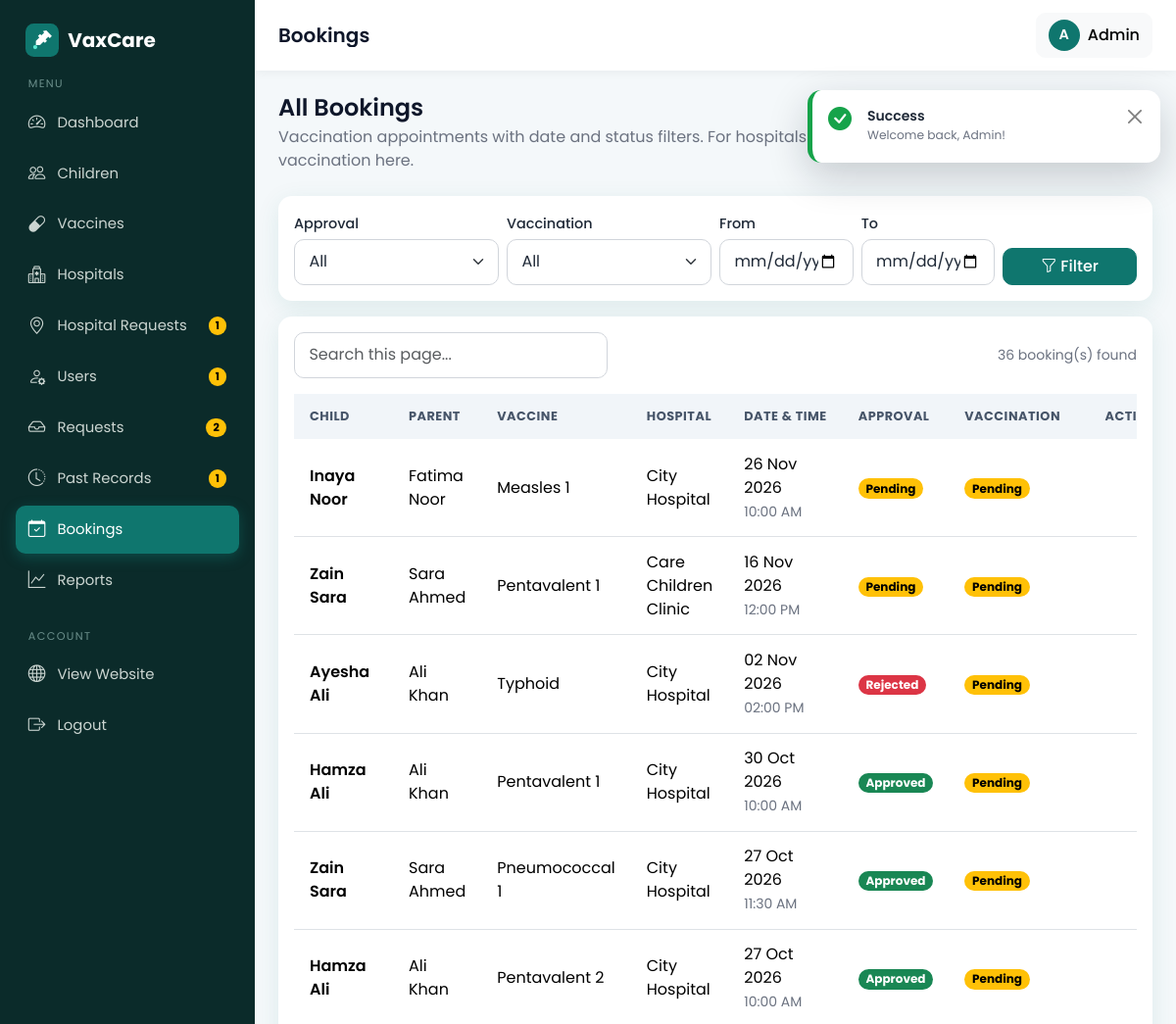
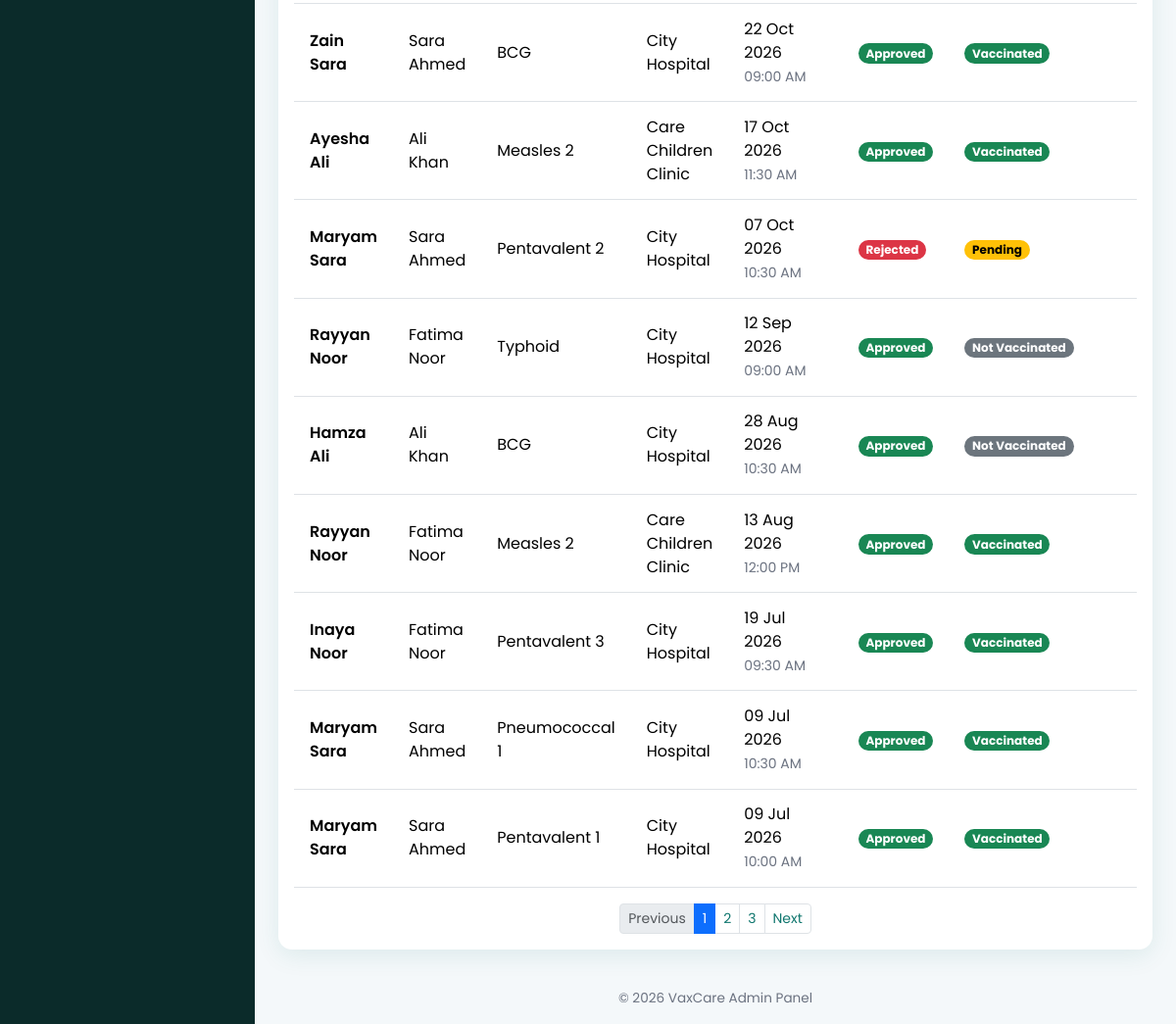
The app's page /admin/bookings.php (signed in) with its own data (2 pictures, top to bottom).
### tables this page shows
CREATE TABLE bookings (
  id INT AUTO_INCREMENT PRIMARY KEY,
  child_id INT NOT NULL,
  parent_id INT NOT NULL,
  hospital_id INT NOT NULL,
  vaccine_id INT NOT NULL,
  appointment_date DATE NOT NULL,
  appointment_time TIME NOT NULL,
  approval_status ENUM('pending','approved','rejected') NOT NULL DEFAULT 'pending',
  vaccination_status ENUM('pending','vaccinated','not_vaccinated') NOT NULL DEFAULT 'pending',
  created_at TIMESTAMP DEFAULT CURRENT_TIMESTAMP,
  FOREIGN KEY (child_id)    REFERENCES children(id)  ON DELETE CASCADE,
  FOREIGN KEY (parent_id)   REFERENCES users(id)     ON DELETE CASCADE,
  FOREIGN KEY (hospital_id) REFERENCES hospitals(id) ON DELETE CASCADE,
  FOREIGN KEY (vaccine_id)  REFERENCES vaccines(id)  ON DELETE CASCADE
);

CREATE TABLE children (
  id INT AUTO_INCREMENT PRIMARY KEY,
  parent_id INT NOT NULL,
  name VARCHAR(100) NOT NULL,
  dob DATE NOT NULL,
  gender ENUM('male','female') NOT NULL,
  blood_group VARCHAR(5),
  created_at TIMESTAMP DEFAULT CURRENT_TIMESTAMP,
  FOREIGN KEY (parent_id) REFERENCES users(id) ON DELETE CASCADE
);

CREATE TABLE users (
  id INT AUTO_INCREMENT PRIMARY KEY,
  name VARCHAR(100) NOT NULL,
  email VARCHAR(120) NOT NULL UNIQUE,
  password VARCHAR(255) NOT NULL,           
  phone VARCHAR(20),
  role ENUM('admin','parent','hospital') NOT NULL,
  status ENUM('active','pending','disabled') NOT NULL DEFAULT 'active',   
  failed_logins INT NOT NULL DEFAULT 0,                                   
  locked_until DATETIME NULL,                                             
  city VARCHAR(80) NULL,                                                  
  address VARCHAR(255) NULL,                                              
  created_at TIMESTAMP DEFAULT CURRENT_TIMESTAMP
);

CREATE TABLE vaccines (
  id INT AUTO_INCREMENT PRIMARY KEY,
  vaccine_name VARCHAR(120) NOT NULL,
  description VARCHAR(255),
  recommended_age VARCHAR(50),               
  recommended_age_days INT NOT NULL DEFAULT 0,
  availability ENUM('available','unavailable') NOT NULL DEFAULT 'available'
);

CREATE TABLE hospitals (
  id INT AUTO_INCREMENT PRIMARY KEY,
  user_id INT NULL,                          
  hospital_name VARCHAR(150) NOT NULL,
  address VARCHAR(255) NOT NULL,
  location VARCHAR(100) NOT NULL,            
  phone VARCHAR(20),
  license_no VARCHAR(60) NULL,                       
  created_at TIMESTAMP DEFAULT CURRENT_TIMESTAMP,
  FOREIGN KEY (user_id) REFERENCES users(id) ON DELETE SET NULL
);

### admin/bookings.php (the view, shortened to what this page needs)
<?php
require_once __DIR__ . '/../config/db.php';
$approval    = $_GET['approval'] ?? '';
$vaccination = $_GET['vaccination'] ?? '';
$from        = $_GET['from'] ?? '';
$to          = $_GET['to'] ?? '';
$where  = [];
$params = [];
if (in_array($approval, ['pending', 'approved', 'rejected'], true)) {
    $where[]  = 'b.approval_status = ?';
    $params[] = $approval;
} else {
    $approval = '';
}
if (in_array($vaccination, ['pending', 'vaccinated', 'not_vaccinated'], true)) {
    $where[]  = 'b.vaccination_status = ?';
    $params[] = $vaccination;
} else {
    $vaccination = '';
}
if (is_valid_date($from)) {
    $where[]  = 'b.appointment_date >= ?';
    $params[] = $from;
} else {
    $from = '';
}
if (is_valid_date($to)) {
    $where[]  = 'b.appointment_date <= ?';
    $params[] = $to;
} else {
    $to = '';
}
$sql = "SELECT b.id, b.appointment_date, b.appointment_time, b.approval_status, b.vaccination_status,
               c.name AS child_name, u.name AS parent_name,
               v.vaccine_name, h.hospital_name, h.user_id AS hospital_user
        FROM bookings b
        JOIN children  c ON c.id = b.child_id
        JOIN users     u ON u.id = b.parent_id
        JOIN vaccines  v ON v.id = b.vaccine_id
        JOIN hospitals h ON h.id = b.hospital_id"
     . ($where ? ' WHERE ' . implode(' AND ', $where) : '')
     . ' ORDER BY b.appointment_date DESC, b.id DESC';
$stmt = $pdo->prepare('SELECT COUNT(*) FROM bookings b' . ($where ? ' WHERE ' . implode(' AND ', $where) : ''));
$stmt->execute($params);
$p = paginate((int)$stmt->fetchColumn(), 15, $_GET['page'] ?? 1);
$stmt = $pdo->prepare($sql . ' LIMIT ' . (int)$p['per_page'] . ' OFFSET ' . (int)$p['offset']);
$stmt->execute($params);
$bookings = $stmt->fetchAll();
require_once __DIR__ . '/../includes/admin_header.php';
?>
<div class="mb-4">
  <h4 class="mb-1">All Bookings</h4>
  <p class="text-muted mb-0">Vaccination appointments with date and status filters. For hospitals without their own login, you can record the vaccination here.</p>
</div>
<div class="card mb-3">
  <div class="card-body">
    <form method="get" class="row g-2 align-items-end">
      <div class="col-6 col-lg-3">
        <label for="approval" class="form-label small mb-1">Approval</label>
        <select class="form-select" id="approval" name="approval">
          <option value="">All</option>
        </select>
      </div>
      <div class="col-6 col-lg-3">
        <label for="vaccination" class="form-label small mb-1">Vaccination</label>
        <select class="form-select" id="vaccination" name="vaccination">
          <option value="">All</option>
        </select>
      </div>
      <div class="col-6 col-lg-2">
        <label for="from" class="form-label small mb-1">From</label>
        <input type="date" class="form-control" id="from" name="from" value="<?= e($from) ?>">
      </div>
      <div class="col-6 col-lg-2">
        <label for="to" class="form-label small mb-1">To</label>
        <input type="date" class="form-control" id="to" name="to" value="<?= e($to) ?>">
      </div>
      <div class="col-12 col-lg-2 d-flex gap-2">
        <button type="submit" class="btn btn-primary flex-fill"><i class="bi bi-funnel me-1"></i>Filter</button>
      </div>
    </form>
  </div>
</div>
<div class="card">
  <div class="card-body">
    <div class="d-flex flex-wrap justify-content-between align-items-center gap-2 mb-3">
      <input type="search" class="form-control" style="max-width: 320px;"
             placeholder="Search this page..." data-table-search="#bookingsTable">
      <span class="text-muted small"><?= (int)$p['total'] ?> booking(s) found</span>
    </div>
    <div class="table-responsive">
      <table class="table table-hover table-stack mb-0" id="bookingsTable">
        <thead>
          <tr>
            <th>Child</th><th>Parent</th><th>Vaccine</th><th>Hospital</th>
            <th>Date &amp; Time</th><th>Approval</th><th>Vaccination</th><th class="text-end">Action</th>
          </tr>
        </thead>
        <tbody>
          <?php foreach ($bookings as $b): ?>
            <tr>
              <td data-label="Child" class="fw-semibold"><?= e($b['child_name']) ?></td>
              <td data-label="Parent"><?= e($b['parent_name']) ?></td>
              <td data-label="Vaccine"><?= e($b['vaccine_name']) ?></td>
              <td data-label="Hospital"><?= e($b['hospital_name']) ?></td>
              <td data-label="Date &amp; Time">
                <div><?= format_date($b['appointment_date']) ?></div>
                <small class="text-muted"><?= date('h:i A', strtotime($b['appointment_time'])) ?></small>
              </td>
              <td data-label="Approval"><?= status_badge($b['approval_status']) ?></td>
              <td data-label="Vaccination"><?= status_badge($b['vaccination_status']) ?></td>
              <?php
                $adminCanRecord = $b['approval_status'] === 'approved' && $b['vaccination_status'] === 'pending'
                               && $b['hospital_user'] === null && $b['appointment_date'] <= date('Y-m-d');
              ?>
              <?php if ($adminCanRecord): ?>
                <td class="text-end text-nowrap">
                  <?php foreach (['vaccinated' => ['success', 'bi-check-lg', 'Vaccinated', ''],
                                  'not_vaccinated' => ['outline-danger', 'bi-x-lg', 'Not vaccinated', 'data-confirm="Mark as NOT vaccinated?"']] as $act => [$btn, $icon, $label, $confirm]): ?>
                    <form method="post" action="<?= BASE_URL ?>/admin/booking_status.php" class="d-inline">
                      <?= csrf_field() ?>
                      <input type="hidden" name="id" value="<?= (int)$b['id'] ?>">
                      <input type="hidden" name="action" value="<?= $act ?>">
                      <input type="hidden" name="qs" value="<?= e($_SERVER['QUERY_STRING'] ?? '') ?>">
                      <button type="submit" class="btn btn-sm btn-<?= $btn ?>" <?= $confirm ?>><i class="bi <?= $icon ?>"></i> <?= $label ?></button>
                    </form>
                  <?php endforeach; ?>
                </td>
              <?php else: ?>
                <td class="text-end"></td>
              <?php endif; ?>
            </tr>
          <?php endforeach; ?>
        </tbody>
      </table>
    </div>
    <?= pagination_html($p, array_filter(['approval' => $approval, 'vaccination' => $vaccination, 'from' => $from, 'to' => $to], fn($v) => $v !== '')) ?>
  </div>
</div>
<?php require_once __DIR__ . '/../includes/admin_footer.php'; ?>

### includes/functions.php (shortened to what this page needs)
<?php
function e($text)
{
    return htmlspecialchars((string)$text, ENT_QUOTES, 'UTF-8');
}
function format_date($date)
{
    return $date ? date('d M Y', strtotime($date)) : '-';
}
function status_badge($status)
{
    $map = [
        'pending'        => ['warning', 'Pending'],
        'approved'       => ['success', 'Approved'],
        'rejected'       => ['danger',  'Rejected'],
        'vaccinated'     => ['success', 'Vaccinated'],
        'not_vaccinated' => ['secondary', 'Not Vaccinated'],
        'available'      => ['success', 'Available'],
        'unavailable'    => ['danger',  'Unavailable'],
        'active'         => ['success', 'Active'],
        'disabled'       => ['danger',  'Disabled'],
        'verified'       => ['success', 'Verified'],
    ];
    [$color, $label] = $map[$status] ?? ['secondary', ucfirst($status)];
    return '<span class="badge rounded-pill text-bg-' . $color . '">' . $label . '</span>';
}
function asset($path)
{
    $path = ltrim($path, '/');
    $file = __DIR__ . '/../assets/' . $path;
    $version = file_exists($file) ? filemtime($file) : time();
    return BASE_URL . '/assets/' . $path . '?v=' . $version;
}
function is_valid_date($date)
{
    $d = DateTime::createFromFormat('Y-m-d', (string)$date);
    return $d && $d->format('Y-m-d') === $date;
}
function vendor($local, $cdn)
{
    $file = __DIR__ . '/../assets/vendor/' . $local;
    return is_file($file) ? BASE_URL . '/assets/vendor/' . $local : $cdn;
}
function head_assets()
{
    echo '<link href="' . vendor('bootstrap/bootstrap.min.css', 'https://cdn.jsdelivr.net/npm/bootstrap@5.3.3/dist/css/bootstrap.min.css') . '" rel="stylesheet">' . "\n  ";
    echo '<link href="' . vendor('bootstrap-icons/bootstrap-icons.css', 'https://cdn.jsdelivr.net/npm/bootstrap-icons@1.11.3/font/bootstrap-icons.css') . '" rel="stylesheet">' . "\n  ";
    echo '<link href="' . asset('css/style.css') . '" rel="stylesheet">' . "\n";
}
function paginate($total, $perPage, $page)
{
    $perPage = max(1, (int)$perPage);
    $pages   = max(1, (int)ceil($total / $perPage));
    $page    = max(1, min((int)$page, $pages));
    return ['page' => $page, 'pages' => $pages, 'offset' => ($page - 1) * $perPage, 'per_page' => $perPage, 'total' => (int)$total];
}
function pagination_html(array $p, array $params = [])
{
    $link = function ($page) use ($params) {
        return '?' . e(http_build_query(array_merge($params, ['page' => $page])));
    };
    $html  = '<nav aria-label="Pages"><ul class="pagination pagination-sm justify-content-center flex-wrap mb-0 mt-3">';
    $html .= '<li class="page-item ' . ($p['page'] <= 1 ? 'disabled' : '') . '"><a class="page-link" href="' . $link($p['page'] - 1) . '">Previous</a></li>';
    $from = max(1, $p['page'] - 2);
    $to   = min($p['pages'], $p['page'] + 2);
    for ($i = $from; $i <= $to; $i++) {
        $html .= '<li class="page-item ' . ($i === $p['page'] ? 'active' : '') . '"><a class="page-link" href="' . $link($i) . '">' . $i . '</a></li>';
    }
    $html .= '<li class="page-item ' . ($p['page'] >= $p['pages'] ? 'disabled' : '') . '"><a class="page-link" href="' . $link($p['page'] + 1) . '">Next</a></li>';
    return $html . '</ul></nav>';
}
function render_flash($flash)
{
    $types = [
        'success' => ['bi-check-circle-fill',         'Success'],
        'danger'  => ['bi-x-octagon-fill',            'Error'],
        'warning' => ['bi-exclamation-triangle-fill', 'Attention'],
        'info'    => ['bi-info-circle-fill',          'Info'],
    ];
    $type = isset($types[$flash['type']]) ? $flash['type'] : 'info';
    [$icon, $title] = $types[$type];
    return '<div class="toast-container toast-pos position-fixed end-0 p-3">'
         . '<div class="toast toast-vax toast-' . $type . '" role="alert" aria-live="assertive" aria-atomic="true">'
         .   '<div class="d-flex align-items-start gap-3 p-3">'
         .     '<i class="bi ' . $icon . ' toast-ico"></i>'
         .     '<div class="flex-fill"><div class="fw-semibold">' . $title . '</div>'
         .     '<div class="small text-muted">' . e($flash['message']) . '</div></div>'
         .     '<button type="button" class="btn-close" data-bs-dismiss="toast" aria-label="Close"></button>'
         .   '</div>'
         .   '<div class="bar"></div>'
         . '</div></div>';
}

### records on screen
bookings: child.name "Inaya Noor", parent.name "Fatima Noor", vaccine.vaccine_name "Measles 1", hospital.hospital_name "City Hospital", appointment_date "26 Nov 2026", appointment_time "10:00 AM", label "Pending Pending"
bookings: child.name "Zain Sara", parent.name "Sara Ahmed", vaccine.vaccine_name "Pentavalent 1", hospital.hospital_name "Care Children Clinic", appointment_date "16 Nov 2026", appointment_time "12:00 PM", label "Pending Pending"
bookings: child.name "Ayesha Ali", parent.name "Ali Khan", vaccine.vaccine_name "Typhoid", hospital.hospital_name "City Hospital", appointment_date "02 Nov 2026", appointment_time "02:00 PM", label "Rejected Pending"
bookings: child.name "Hamza Ali", parent.name "Ali Khan", vaccine.vaccine_name "Pentavalent 1", hospital.hospital_name "City Hospital", appointment_date "30 Oct 2026", appointment_time "10:00 AM", label "Approved Pending"
bookings: child.name "Zain Sara", parent.name "Sara Ahmed", vaccine.vaccine_name "Pneumococcal 1", hospital.hospital_name "City Hospital", appointment_date "27 Oct 2026", appointment_time "11:30 AM", label "Approved Pending"
bookings: child.name "Hamza Ali", parent.name "Ali Khan", vaccine.vaccine_name "Pentavalent 2", hospital.hospital_name "City Hospital", appointment_date "27 Oct 2026", appointment_time "10:00 AM", label "Approved Pending"
bookings: child.name "Zain Sara", parent.name "Sara Ahmed", vaccine.vaccine_name "BCG", hospital.hospital_name "City Hospital", appointment_date "22 Oct 2026", appointment_time "09:00 AM", label "Approved Vaccinated"
bookings: child.name "Ayesha Ali", parent.name "Ali Khan", vaccine.vaccine_name "Measles 2", hospital.hospital_name "Care Children Clinic", appointment_date "17 Oct 2026", appointment_time "11:30 AM", label "Approved Vaccinated"
bookings: child.name "Maryam Sara", parent.name "Sara Ahmed", vaccine.vaccine_name "Pentavalent 2", hospital.hospital_name "City Hospital", appointment_date "07 Oct 2026", appointment_time "10:30 AM", label "Rejected Pending"
bookings: child.name "Rayyan Noor", parent.name "Fatima Noor", vaccine.vaccine_name "Typhoid", hospital.hospital_name "City Hospital", appointment_date "12 Sep 2026", appointment_time "09:00 AM", label "Approved Not Vaccinated"
bookings: child.name "Hamza Ali", parent.name "Ali Khan", vaccine.vaccine_name "BCG", hospital.hospital_name "City Hospital", appointment_date "28 Aug 2026", appointment_time "10:30 AM", label "Approved Not Vaccinated"
bookings: child.name "Rayyan Noor", parent.name "Fatima Noor", vaccine.vaccine_name "Measles 2", hospital.hospital_name "Care Children Clinic", appointment_date "13 Aug 2026", appointment_time "12:00 PM", label "Approved Vaccinated"
bookings: child.name "Inaya Noor", parent.name "Fatima Noor", vaccine.vaccine_name "Pentavalent 3", hospital.hospital_name "City Hospital", appointment_date "19 Jul 2026", appointment_time "09:30 AM", label "Approved Vaccinated"
bookings: child.name "Maryam Sara", parent.name "Sara Ahmed", vaccine.vaccine_name "Pneumococcal 1", hospital.hospital_name "City Hospital", appointment_date "09 Jul 2026", appointment_time "10:30 AM", label "Approved Vaccinated"
bookings: child.name "Maryam Sara", parent.name "Sara Ahmed", vaccine.vaccine_name "Pentavalent 1", hospital.hospital_name "City Hospital", appointment_date "09 Jul 2026", appointment_time "10:00 AM", label "Approved Vaccinated"

### other values on screen
APP_NAME "VaxCare"
$label "Dashboard"
$label "Children"
$label "Vaccines"
$label "Hospitals"
$label "Hospital Requests"
$badges[$file] "1"
$label "Users"
$label "Requests"
$badges[$file] "2"
$label "Past Records"
$label "Bookings"
$label "Reports"
$pageTitle "Bookings"
mb_strtoupper(mb_substr($_SESSION['name'] ?? 'A', 0, 1)) "A"
